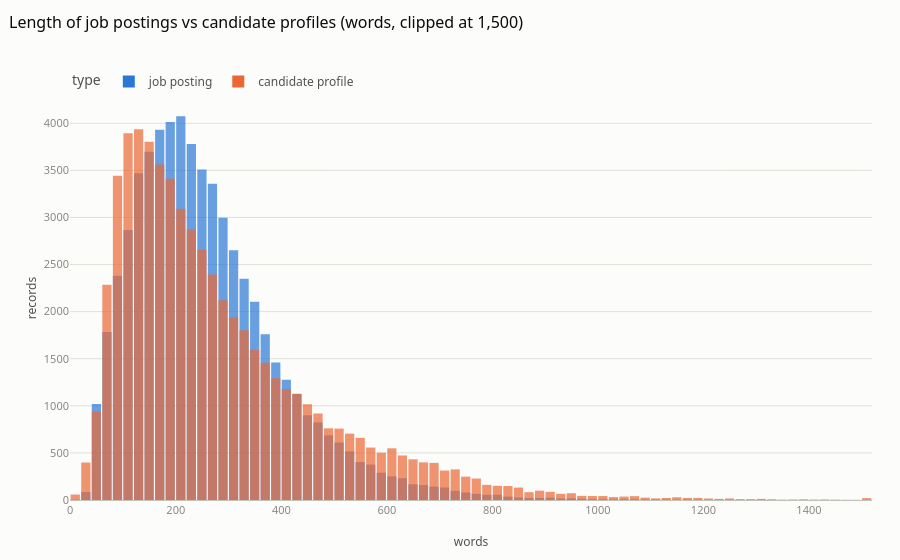

The code cell stored with this chart in its notebook:
### Markdown cell above
## 2. Text length distributions (tokens ≈ whitespace-split words)

### Code cell
jobs["n_words"] = jobs["description"].str.count(r"\S+").astype("int32")
cvs["n_words"] = cvs["text"].str.count(r"\S+").astype("int32")
print("job description words:", jobs["n_words"].describe().round(1).to_dict())
print("cv words            :", cvs["n_words"].describe().round(1).to_dict())
min_chars = 300
print(f"CVs shorter than {min_chars} characters (excluded from the labelled set): {(cvs['n_chars'] < min_chars).mean():.1%}")
ld = pd.concat([pd.DataFrame({"words": jobs["n_words"].sample(60000, random_state=42).clip(upper=1500), "type": "job posting"}), pd.DataFrame({"words": cvs["n_words"].sample(60000, random_state=42).clip(upper=1500), "type": "candidate profile"})])
fig = px.histogram(ld, x="words", color="type", barmode="overlay", opacity=0.7, nbins=75, title="Length of job postings vs candidate profiles (words, clipped at 1,500)")
fig.update_layout(yaxis_title="records", bargap=0.05)
viz.save_fig(fig, "eda03_text_length", "Djinni text lengths: job postings are typically 150–400 words; CVs are much more variable, with a long tail of multi-page profiles and a spike of one-liners.")
fig

### Figure 1 — Plotly figure (JSON) as saved in the notebook; plotly's stock layout.template omitted (floating-point values rounded to 4 significant figures; data arrays with more than 128 entries replaced by an {"elided": "..."} marker saying what was removed)
{"data": [{"bingroup": "x", "hovertemplate": "type=job posting<br>words=%{x}<br>count=%{y}<extra></extra>", "legendgroup": "job posting", "marker": {"color": "#2a78d6", "opacity": 0.7, "pattern": {"shape": ""}}, "name": "job posting", "nbinsx": 75, "orientation": "v", "showlegend": true, "type": "histogram", "x": {"elided": "60000 int values"}, "xaxis": "x", "yaxis": "y"}, {"bingroup": "x", "hovertemplate": "type=candidate profile<br>words=%{x}<br>count=%{y}<extra></extra>", "legendgroup": "candidate profile", "marker": {"color": "#eb6834", "opacity": 0.7, "pattern": {"shape": ""}}, "name": "candidate profile", "nbinsx": 75, "orientation": "v", "showlegend": true, "type": "histogram", "x": {"elided": "60000 int values"}, "xaxis": "x", "yaxis": "y"}], "layout": {"autosize": true, "bargap": 0.05, "barmode": "overlay", "legend": {"title": {"text": "type"}, "tracegroupgap": 0}, "title": {"text": "Length of job postings vs candidate profiles (words, clipped at 1,500)"}, "xaxis": {"anchor": "y", "domain": [0.0, 1.0], "title": {"text": "words"}}, "yaxis": {"anchor": "x", "domain": [0.0, 1.0], "title": {"text": "records"}}}}
